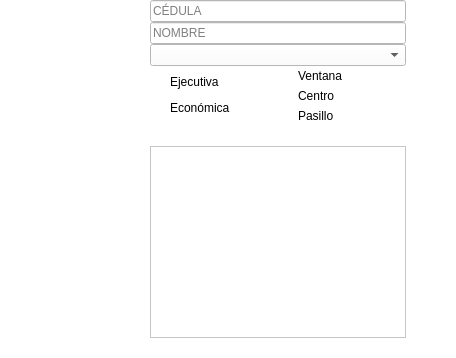
                 <widget class="QFrame" name="frame_3">
                  <property name="sizePolicy">
                   <sizepolicy hsizetype="Expanding" vsizetype="Preferred">
                    <horstretch>0</horstretch>
                    <verstretch>0</verstretch>
                   </sizepolicy>
                  </property>
                  <property name="minimumSize">
                   <size>
                    <width>422</width>
                    <height>0</height>
                   </size>
                  </property>
                  <property name="maximumSize">
                   <size>
                    <width>16777215</width>
                    <height>16777215</height>
                   </size>
                  </property>
                  <property name="styleSheet">
                   <string notr="true">background: transparent;</string>
                  </property>
                  <property name="frameShape">
                   <enum>QFrame::NoFrame</enum>
                  </property>
                  <property name="frameShadow">
                   <enum>QFrame::Raised</enum>
                  </property>
                  <layout class="QHBoxLayout" name="horizontalLayout_25">
                   <property name="spacing">
                    <number>0</number>
                   </property>
                   <property name="leftMargin">
                    <number>0</number>
                   </property>
                   <property name="topMargin">
                    <number>0</number>
                   </property>
                   <property name="rightMargin">
                    <number>0</number>
                   </property>
                   <property name="bottomMargin">
                    <number>0</number>
                   </property>
                   <item>
                    <widget class="QFrame" name="frame_25">
                     <property name="sizePolicy">
                      <sizepolicy hsizetype="Expanding" vsizetype="Preferred">
                       <horstretch>0</horstretch>
                       <verstretch>0</verstretch>
                      </sizepolicy>
                     </property>
                     <property name="minimumSize">
                      <size>
                       <width>130</width>
                       <height>0</height>
                      </size>
                     </property>
                     <property name="maximumSize">
                      <size>
                       <width>130</width>
                       <height>16777215</height>
                      </size>
                     </property>
                     <property name="frameShape">
                      <enum>QFrame::NoFrame</enum>
                     </property>
                     <property name="frameShadow">
                      <enum>QFrame::Raised</enum>
                     </property>
                    </widget>
                   </item>
                   <item>
                    <widget class="QFrame" name="frame_26">
                     <property name="sizePolicy">
                      <sizepolicy hsizetype="Expanding" vsizetype="Preferred">
                       <horstretch>0</horstretch>
                       <verstretch>0</verstretch>
                      </sizepolicy>
                     </property>
                     <property name="frameShape">
                      <enum>QFrame::NoFrame</enum>
                     </property>
                     <property name="frameShadow">
                      <enum>QFrame::Raised</enum>
                     </property>
                     <layout class="QVBoxLayout" name="verticalLayout_11">
                      <property name="spacing">
                       <number>0</number>
                      </property>
                      <property name="leftMargin">
                       <number>0</number>
                      </property>
                      <property name="topMargin">
                       <number>0</number>
                      </property>
                      <property name="rightMargin">
                       <number>0</number>
                      </property>
                      <property name="bottomMargin">
                       <number>0</number>
                      </property>
                      <item>
                       <widget class="QFrame" name="frame_27">
                        <property name="frameShape">
                         <enum>QFrame::NoFrame</enum>
                        </property>
                        <property name="frameShadow">
                         <enum>QFrame::Raised</enum>
                        </property>
                        <layout class="QVBoxLayout" name="verticalLayout_12">
                         <property name="spacing">
                          <number>0</number>
                         </property>
                         <property name="leftMargin">
                          <number>20</number>
                         </property>
                         <property name="topMargin">
                          <number>0</number>
                         </property>
                         <property name="rightMargin">
                          <number>50</number>
                         </property>
                         <property name="bottomMargin">
                          <number>0</number>
                         </property>
                         <item>
                          <widget class="QLineEdit" name="txtCedula">
                           <property name="sizePolicy">
                            <sizepolicy hsizetype="Expanding" vsizetype="Fixed">
                             <horstretch>0</horstretch>
                             <verstretch>0</verstretch>
                            </sizepolicy>
                           </property>
                           <property name="minimumSize">
                            <size>
                             <width>0</width>
                             <height>0</height>
                            </size>
                           </property>
                           <property name="styleSheet">
                            <string notr="true">background: rgb(255, 255, 255);</string>
                           </property>
                           <property name="text">
                            <string/>
                           </property>
                           <property name="alignment">
                            <set>Qt::AlignLeading|Qt::AlignLeft|Qt::AlignVCenter</set>
                           </property>
                           <property name="placeholderText">
                            <string>CÉDULA</string>
                           </property>
                          </widget>
                         </item>
                         <item>
                          <widget class="QLineEdit" name="txtNombre">
                           <property name="sizePolicy">
                            <sizepolicy hsizetype="Expanding" vsizetype="Fixed">
                             <horstretch>0</horstretch>
                             <verstretch>0</verstretch>
                            </sizepolicy>
                           </property>
                           <property name="minimumSize">
                            <size>
                             <width>0</width>
                             <height>0</height>
                            </size>
                           </property>
                           <property name="styleSheet">
                            <string notr="true">background: rgb(255, 255, 255);</string>
                           </property>
                           <property name="alignment">
                            <set>Qt::AlignLeading|Qt::AlignLeft|Qt::AlignVCenter</set>
                           </property>
                           <property name="placeholderText">
                            <string>NOMBRE</string>
                           </property>
                          </widget>
                         </item>
                        </layout>
                       </widget>
                      </item>
                      <item>
                       <widget class="QFrame" name="frame_28">
                        <property name="frameShape">
                         <enum>QFrame::NoFrame</enum>
                        </property>
                        <property name="frameShadow">
                         <enum>QFrame::Raised</enum>
                        </property>
                        <layout class="QVBoxLayout" name="verticalLayout_13">
                         <property name="spacing">
                          <number>0</number>
                         </property>
                         <property name="leftMargin">
                          <number>20</number>
                         </property>
                         <property name="topMargin">
                          <number>0</number>
                         </property>
                         <property name="rightMargin">
                          <number>50</number>
                         </property>
                         <property name="bottomMargin">
                          <number>0</number>
                         </property>
                         <item>
                          <widget class="QComboBox" name="comboPasajeros">
                           <property name="styleSheet">
                            <string notr="true">background: rgb(255, 255, 255);</string>
                           </property>
                          </widget>
                         </item>
                         <item>
                          <widget class="QFrame" name="frame_30">
                           <property name="frameShape">
                            <enum>QFrame::NoFrame</enum>
                           </property>
                           <property name="frameShadow">
                            <enum>QFrame::Raised</enum>
                           </property>
                           <layout class="QHBoxLayout" name="horizontalLayout_26">
                            <property name="spacing">
                             <number>0</number>
                            </property>
                            <property name="leftMargin">
                             <number>0</number>
                            </property>
                            <property name="topMargin">
                             <number>0</number>
                            </property>
                            <property name="rightMargin">
                             <number>0</number>
                            </property>
                            <property name="bottomMargin">
                             <number>0</number>
                            </property>
                            <item>
                             <widget class="QFrame" name="frame_32">
                              <property name="frameShape">
                               <enum>QFrame::NoFrame</enum>
                              </property>
                              <property name="frameShadow">
                               <enum>QFrame::Raised</enum>
                              </property>
                              <layout class="QVBoxLayout" name="verticalLayout_14">
                               <property name="spacing">
                                <number>0</number>
                               </property>
                               <property name="leftMargin">
                                <number>0</number>
                               </property>
                               <property name="topMargin">
                                <number>0</number>
                               </property>
                               <property name="rightMargin">
                                <number>0</number>
                               </property>
                               <property name="bottomMargin">
                                <number>0</number>
                               </property>
                               <item>
                                <widget class="QRadioButton" name="radioEjecutiva">
                                 <property name="text">
                                  <string>Ejecutiva</string>
                                 </property>
                                </widget>
                               </item>
                               <item>
                                <widget class="QRadioButton" name="radioEconomica">
                                 <property name="text">
                                  <string>Económica</string>
                                 </property>
                                </widget>
                               </item>
                              </layout>
                             </widget>
                            </item>
                            <item>
                             <widget class="QFrame" name="frame_31">
                              <property name="frameShape">
                               <enum>QFrame::NoFrame</enum>
                              </property>
                              <property name="frameShadow">
                               <enum>QFrame::Raised</enum>
                              </property>
                              <layout class="QVBoxLayout" name="verticalLayout_15">
                               <property name="spacing">
                                <number>0</number>
                               </property>
                               <property name="leftMargin">
                                <number>0</number>
                               </property>
                               <property name="topMargin">
                                <number>0</number>
                               </property>
                               <property name="rightMargin">
                                <number>0</number>
                               </property>
                               <property name="bottomMargin">
                                <number>0</number>
                               </property>
                               <item>
                                <widget class="QRadioButton" name="radioVentana">
                                 <property name="text">
                                  <string>Ventana</string>
                                 </property>
                                </widget>
                               </item>
                               <item>
                                <widget class="QRadioButton" name="radioCentro">
                                 <property name="text">
                                  <string>Centro</string>
                                 </property>
                                </widget>
                               </item>
                               <item>
                                <widget class="QRadioButton" name="radioPasillo">
                                 <property name="text">
                                  <string>Pasillo</string>
                                 </property>
                                </widget>
                               </item>
                              </layout>
                             </widget>
                            </item>
                           </layout>
                          </widget>
                         </item>
                        </layout>
                       </widget>
                      </item>
                      <item>
                       <widget class="QFrame" name="frame_29">
                        <property name="frameShape">
                         <enum>QFrame::NoFrame</enum>
                        </property>
                        <property name="frameShadow">
                         <enum>QFrame::Raised</enum>
                        </property>
                        <layout class="QVBoxLayout" name="verticalLayout_16">
                         <property name="spacing">
                          <number>0</number>
                         </property>
                         <property name="leftMargin">
                          <number>20</number>
                         </property>
                         <property name="topMargin">
                          <number>20</number>
                         </property>
                         <property name="rightMargin">
                          <number>50</number>
                         </property>
                         <property name="bottomMargin">
                          <number>20</number>
                         </property>
                         <item>
                          <widget class="QListWidget" name="listaPasajeros">
                           <property name="sizePolicy">
                            <sizepolicy hsizetype="Preferred" vsizetype="Preferred">
                             <horstretch>0</horstretch>
                             <verstretch>0</verstretch>
                            </sizepolicy>
                           </property>
                           <property name="minimumSize">
                            <size>
                             <width>100</width>
                             <height>0</height>
                            </size>
                           </property>
                           <property name="maximumSize">
                            <size>
                             <width>16777215</width>
                             <height>16777215</height>
                            </size>
                           </property>
                           <property name="styleSheet">
                            <string notr="true">background: rgb(255, 255, 255);</string>
                           </property>
                           <property name="frameShape">
                            <enum>QFrame::StyledPanel</enum>
                           </property>
                          </widget>
                         </item>
                        </layout>
                       </widget>
                      </item>
                     </layout>
                    </widget>
                   </item>
                  </layout>
                 </widget>
